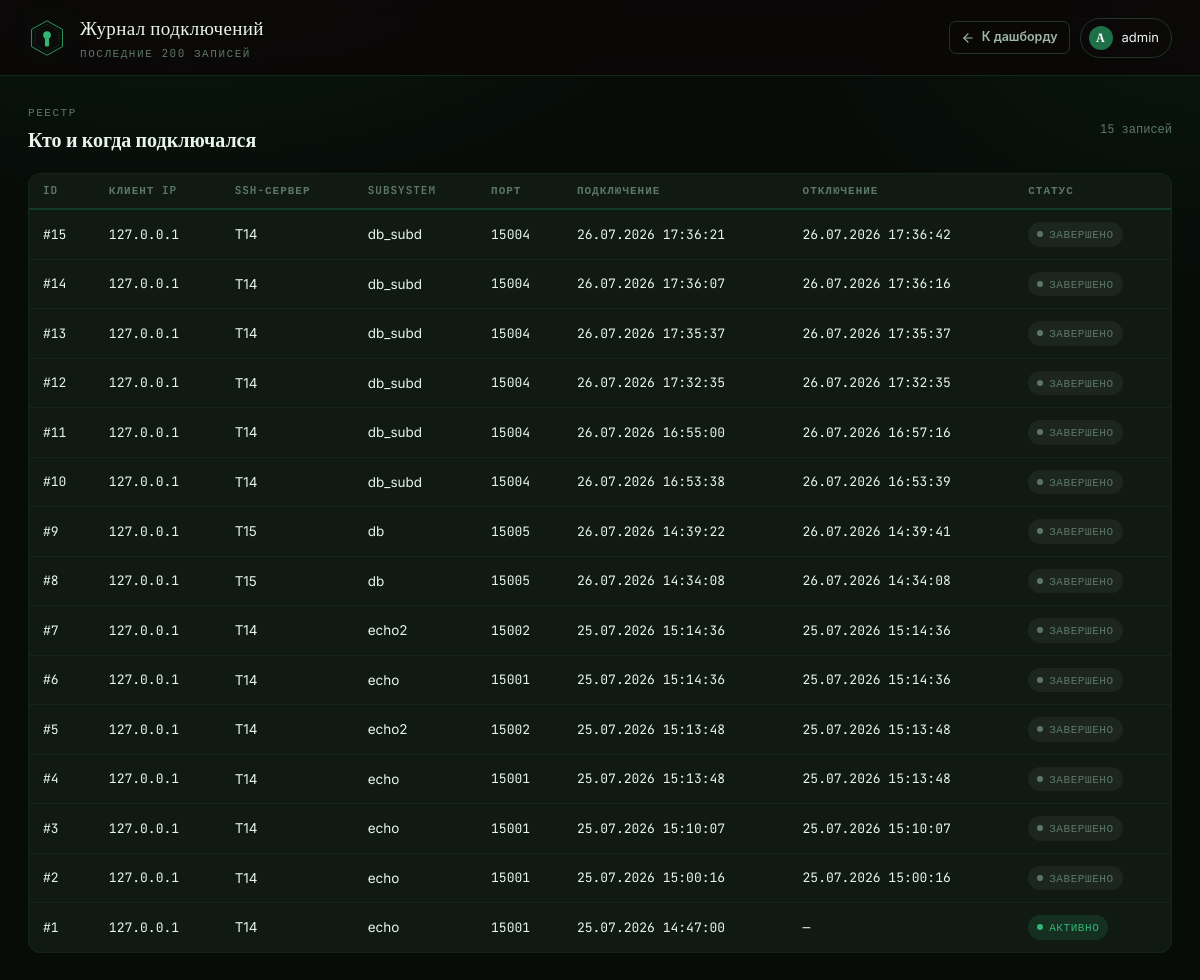
Screenshot of /logs (signed in) with the database file from the repository.
### models.py (models this page shows)
class RequestLog(Base):
    __tablename__ = "request_logs"
    id = Column(Integer, primary_key=True)
    client_ip = Column(String, nullable=False)
    server_name = Column(String, nullable=False)
    subsystem_name = Column(String, nullable=False)
    local_port = Column(Integer, nullable=False)
    connected_at = Column(DateTime, nullable=False)
    disconnected_at = Column(DateTime, nullable=True)  # заполняется при отключении

### app.py (the view)
    def wrapped(*args, **kwargs):
        if "username" not in session:
            return redirect(url_for("login"))
        return view_func(*args, **kwargs)

### app.py (called while the page is built)
def login_required(view_func):
    def wrapped(*args, **kwargs):
        if "username" not in session:
            return redirect(url_for("login"))
        return view_func(*args, **kwargs)
    wrapped.__name__ = view_func.__name__
    return wrapped

@app.route("/logs")
@login_required
def logs():
    db = DbSession()
    entries = (
        db.query(RequestLog)
        .order_by(RequestLog.connected_at.desc())
        .limit(200)
        .all()
    )
    html = render_template("logs.html", username=session["username"], entries=entries)
    db.close()
    return html

### templates/logs.html (shortened to what this page needs)
<!DOCTYPE html>
<html lang="ru">
<head>
<link rel="stylesheet" href="{{ url_for('static', filename='style.css') }}">
</head>
<body>
<header class="topbar">
  <div class="brand">
    <div class="brand-text">
      <span class="brand-name">Журнал подключений</span>
      <span class="brand-tag">Последние 200 записей</span>
    </div>
  </div>
  <div class="topbar-right">
    <a href="{{ url_for('dashboard') }}" class="btn btn-ghost btn-sm">
      <svg viewBox="0 0 24 24" fill="none" stroke="currentColor" stroke-width="2" stroke-linecap="round" stroke-linejoin="round"><line x1="19" y1="12" x2="5" y2="12"/><polyline points="12 19 5 12 12 5"/></svg>
      К дашборду
    </a>
    <div class="user-chip">
      <span class="user-avatar">{{ username[0]|upper }}</span>
      {{ username }}
    </div>
  </div>
</header>
<main class="main-content" style="max-width: 1200px; margin: 0 auto;">
  <div class="logs-toolbar">
    <div>
      <span class="panel-eyebrow">Реестр</span>
      <h2 style="font-size: 20px;">Кто и когда подключался</h2>
    </div>
    <span class="panel-count">{{ entries|length }} запис{{ 'ей' if entries|length != 1 else 'ь' }}</span>
  </div>
  <div class="panel" style="padding: 8px 0 0;">
    <div class="table-wrap">
      <table class="data">
        <thead>
          <tr>
            <th>ID</th>
            <th>Клиент IP</th>
            <th>SSH-сервер</th>
            <th>Subsystem</th>
            <th>Порт</th>
            <th>Подключение</th>
            <th>Отключение</th>
            <th>Статус</th>
          </tr>
        </thead>
        <tbody>
          {% for entry in entries %}
          <tr>
            <td class="mono">#{{ entry.id }}</td>
            <td class="mono">{{ entry.client_ip }}</td>
            <td>{{ entry.server_name }}</td>
            <td>{{ entry.subsystem_name }}</td>
            <td class="mono">{{ entry.local_port }}</td>
            <td class="mono">{{ entry.connected_at.strftime('%d.%m.%Y %H:%M:%S') if entry.connected_at else '—' }}</td>
            <td class="mono">{{ entry.disconnected_at.strftime('%d.%m.%Y %H:%M:%S') if entry.disconnected_at else '—' }}</td>
            <td>
              {% if entry.disconnected_at %}
                <span class="badge badge-muted">Завершено</span>
              {% else %}
                <span class="badge badge-success badge-live">Активно</span>
              {% endif %}
            </td>
          </tr>
          {% else %}
          <tr class="empty-row"><td colspan="8">Записей пока нет — журнал заполнится после первых подключений</td></tr>
          {% endfor %}
        </tbody>
      </table>
    </div>
  </div>
</main>
</body>
</html>

### rows the page displays
RequestLog: id "15", client_ip "127.0.0.1", server_name "T14", subsystem_name "db_subd", local_port "15004", connected_at "26.07.2026 17:36:21", disconnected_at "26.07.2026 17:36:42", shows "ЗАВЕРШЕНО"
RequestLog: id "14", client_ip "127.0.0.1", server_name "T14", subsystem_name "db_subd", local_port "15004", connected_at "26.07.2026 17:36:07", disconnected_at "26.07.2026 17:36:16", shows "ЗАВЕРШЕНО"
RequestLog: id "13", client_ip "127.0.0.1", server_name "T14", subsystem_name "db_subd", local_port "15004", connected_at "26.07.2026 17:35:37", disconnected_at "26.07.2026 17:35:37", shows "ЗАВЕРШЕНО"
RequestLog: id "12", client_ip "127.0.0.1", server_name "T14", subsystem_name "db_subd", local_port "15004", connected_at "26.07.2026 17:32:35", disconnected_at "26.07.2026 17:32:35", shows "ЗАВЕРШЕНО"
RequestLog: id "11", client_ip "127.0.0.1", server_name "T14", subsystem_name "db_subd", local_port "15004", connected_at "26.07.2026 16:55:00", disconnected_at "26.07.2026 16:57:16", shows "ЗАВЕРШЕНО"
RequestLog: id "10", client_ip "127.0.0.1", server_name "T14", subsystem_name "db_subd", local_port "15004", connected_at "26.07.2026 16:53:38", disconnected_at "26.07.2026 16:53:39", shows "ЗАВЕРШЕНО"
RequestLog: id "9", client_ip "127.0.0.1", server_name "T15", subsystem_name "db", local_port "15005", connected_at "26.07.2026 14:39:22", disconnected_at "26.07.2026 14:39:41", shows "ЗАВЕРШЕНО"
RequestLog: id "8", client_ip "127.0.0.1", server_name "T15", subsystem_name "db", local_port "15005", connected_at "26.07.2026 14:34:08", disconnected_at "26.07.2026 14:34:08", shows "ЗАВЕРШЕНО"
RequestLog: id "7", client_ip "127.0.0.1", server_name "T14", subsystem_name "echo2", local_port "15002", connected_at "25.07.2026 15:14:36", disconnected_at "25.07.2026 15:14:36", shows "ЗАВЕРШЕНО"
RequestLog: id "6", client_ip "127.0.0.1", server_name "T14", subsystem_name "echo", local_port "15001", connected_at "25.07.2026 15:14:36", disconnected_at "25.07.2026 15:14:36", shows "ЗАВЕРШЕНО"
RequestLog: id "5", client_ip "127.0.0.1", server_name "T14", subsystem_name "echo2", local_port "15002", connected_at "25.07.2026 15:13:48", disconnected_at "25.07.2026 15:13:48", shows "ЗАВЕРШЕНО"
RequestLog: id "4", client_ip "127.0.0.1", server_name "T14", subsystem_name "echo", local_port "15001", connected_at "25.07.2026 15:13:48", disconnected_at "25.07.2026 15:13:48", shows "ЗАВЕРШЕНО"
RequestLog: id "3", client_ip "127.0.0.1", server_name "T14", subsystem_name "echo", local_port "15001", connected_at "25.07.2026 15:10:07", disconnected_at "25.07.2026 15:10:07", shows "ЗАВЕРШЕНО"
RequestLog: id "2", client_ip "127.0.0.1", server_name "T14", subsystem_name "echo", local_port "15001", connected_at "25.07.2026 15:00:16", disconnected_at "25.07.2026 15:00:16", shows "ЗАВЕРШЕНО"
RequestLog: id "1", client_ip "127.0.0.1", server_name "T14", subsystem_name "echo", local_port "15001", connected_at "25.07.2026 14:47:00", disconnected_at "—", shows "АКТИВНО"

### other values shown
{{ username[0]|upper }} "A"
{{ username }} "admin"
{{ entries|length }} "15"
{{ 'ей' if entries|length != 1 else 'ь' }} "ей"
